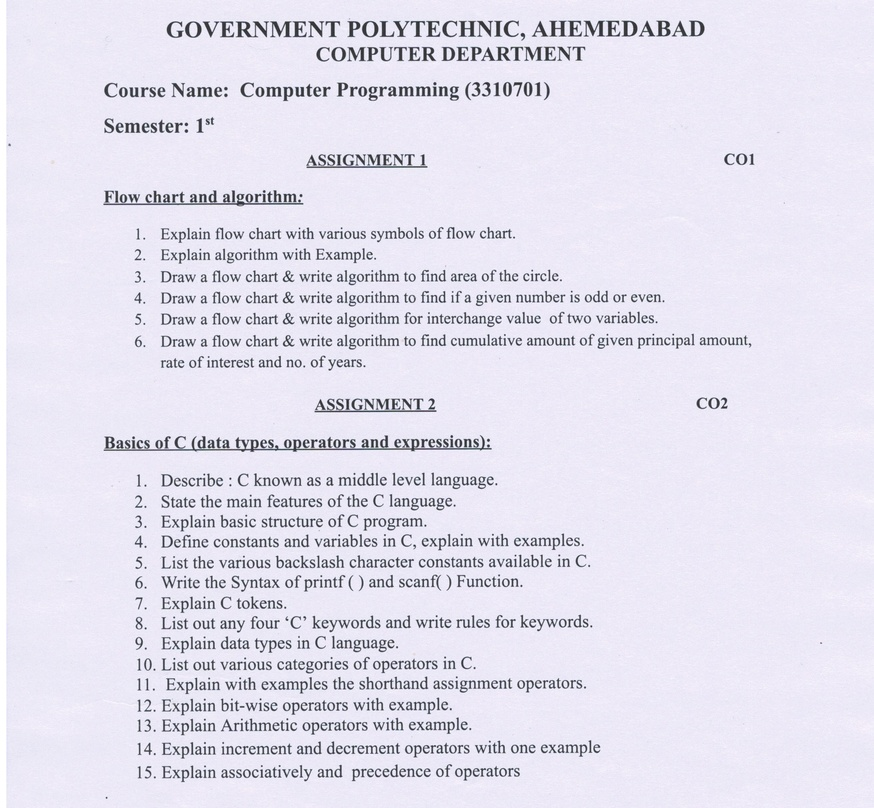
#> input picture data/data.jpg, 874 x 808 px, shrunk from 2468 x 2282 before the run
$ python -i skew.py   (imports and definitions only)
#> lines starting #> are read from the running program, lines starting #| are printed output that depends on the picture; after the words box and inside, x2 and y2 are one past the last pixel; in counts of white or black regions, pixels touching at a corner belong together
import cv2


def getSkewAngle(cvImage) -> float:
    newImage = cvImage.copy()
    gray = cv2.cvtColor(newImage, cv2.COLOR_BGR2GRAY)
    blur = cv2.GaussianBlur(gray, (9, 9), 0)
    thresh = cv2.threshold(
        blur, 0, 255, cv2.THRESH_BINARY_INV + cv2.THRESH_OTSU)[1]

    kernel = cv2.getStructuringElement(cv2.MORPH_RECT, (30, 5))
    dilate = cv2.dilate(thresh, kernel, iterations=2)

    contours, hierarchy = cv2.findContours(
        dilate, cv2.RETR_LIST, cv2.CHAIN_APPROX_SIMPLE)
    contours = sorted(contours, key=cv2.contourArea, reverse=True)
    for c in contours:
        rect = cv2.boundingRect(c)
        x, y, w, h = rect
        cv2.rectangle(newImage, (x, y), (x+w, y+h), (0, 255, 0), 2)

    largestContour = contours[0]
    print(len(contours))
    minAreaRect = cv2.minAreaRect(largestContour)
    cv2.imwrite("temp/boxes.jpg", newImage)

    angle = minAreaRect[-1]
    if angle < -45:
        angle = 90 + angle
    return -1.0 * angle


def rotateImage(cvImage, angle: float):
    newImage = cvImage.copy()
    (h, w) = newImage.shape[:2]
    center = (w // 2, h // 2)
    M = cv2.getRotationMatrix2D(center, angle, 1.0)
    newImage = cv2.warpAffine(
        newImage, M, (w, h), flags=cv2.INTER_CUBIC, borderMode=cv2.BORDER_REPLICATE)
    return newImage


def deskew(cvImage):
    angle = getSkewAngle(cvImage)
    return rotateImage(cvImage, -1.0 * angle)

>>> import cv2
>>> picture = cv2.imread('data/data.jpg')
#> picture is the input picture: shape (808, 874, 3); mean B, G, R 237.6, 224.3, 227
>>> result = deskew(picture)
#> in getSkewAngle, `blur = cv2.GaussianBlur(gray, (9, 9), 0)`:
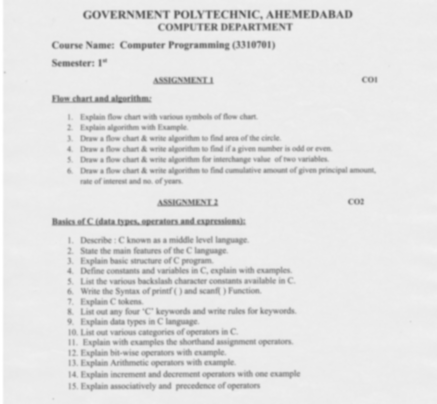
#> blur: shape (808, 874) (shown at 1/2 size); min 97, max 255, mean 226.7
#> in getSkewAngle, `thresh = cv2.threshold( blur, 0, 255, cv2.THRESH_BINARY_INV + cv2.THRE..`:
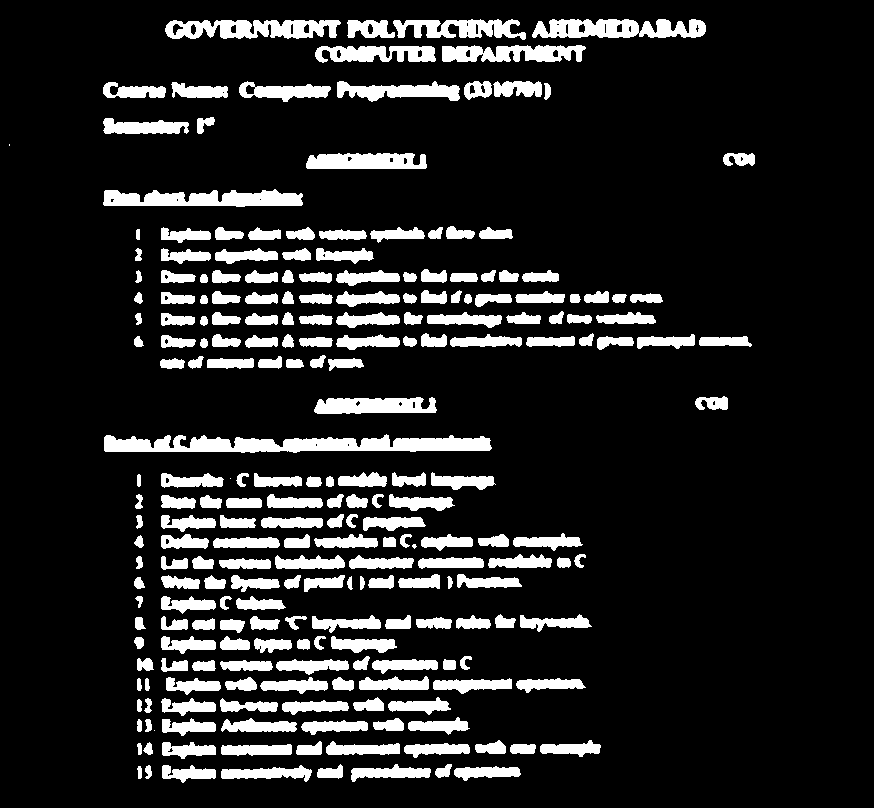
#> thresh: shape (808, 874); 13.8% white; 239 white regions (4 under 20 px), largest, box (x1, y1, x2, y2) and area: (104, 434, 492, 453) 4863, (103, 189, 303, 207) 2567, (532, 19, 706, 38) 2460
#> in getSkewAngle, `dilate = cv2.dilate(thresh, kernel, iterations=2)`:
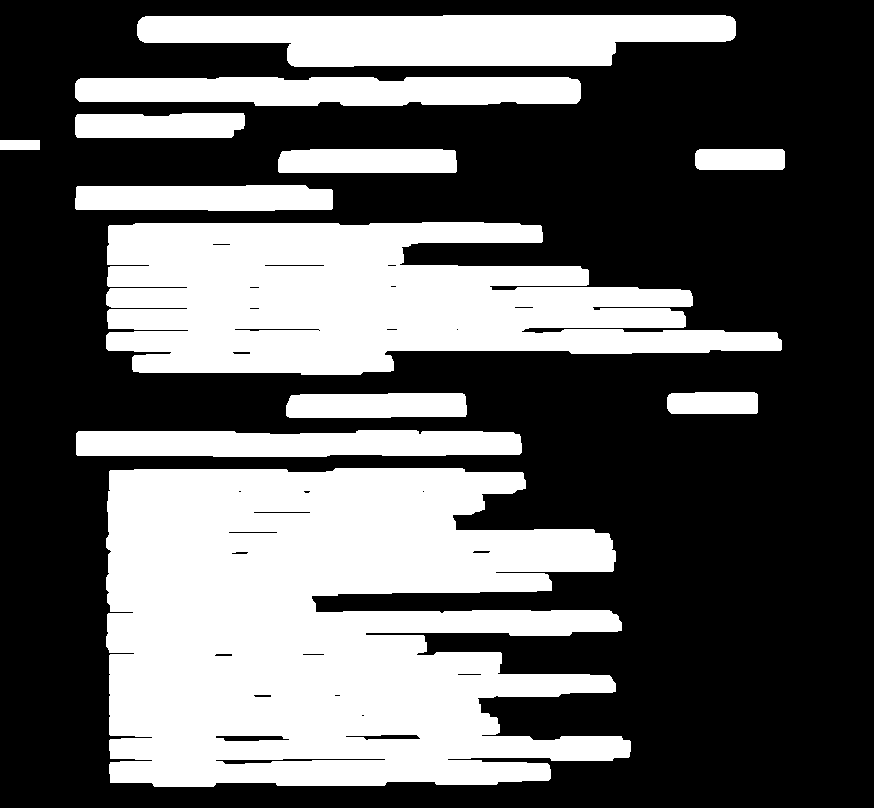
#> dilate: shape (808, 874); 38.4% white; 12 white regions
#> in getSkewAngle, `contours, hierarchy = cv2.findContours( dilate, cv2.RETR_LIST, cv2.CHA..`: contours = 40 contours, 11 with area under 20; largest, box (x1, y1, x2, y2) and area: (106, 468, 631, 787) 130432, (106, 222, 782, 375) 67825, (137, 15, 736, 67) 23176, (75, 77, 581, 106) 12589, (76, 430, 522, 457) 10378
#> the loop in getSkewAngle, `for c in contours:` made 40 passes
#> (x, y, w, h) on passes 1 to 8: (106, 468, 525, 319), (106, 222, 676, 153), (137, 15, 599, 52), (75, 77, 506, 29), (76, 430, 446, 27), (75, 185, 258, 26), (286, 393, 181, 25), (278, 149, 179, 24)
#> after the loop in getSkewAngle, `for c in contours:`:
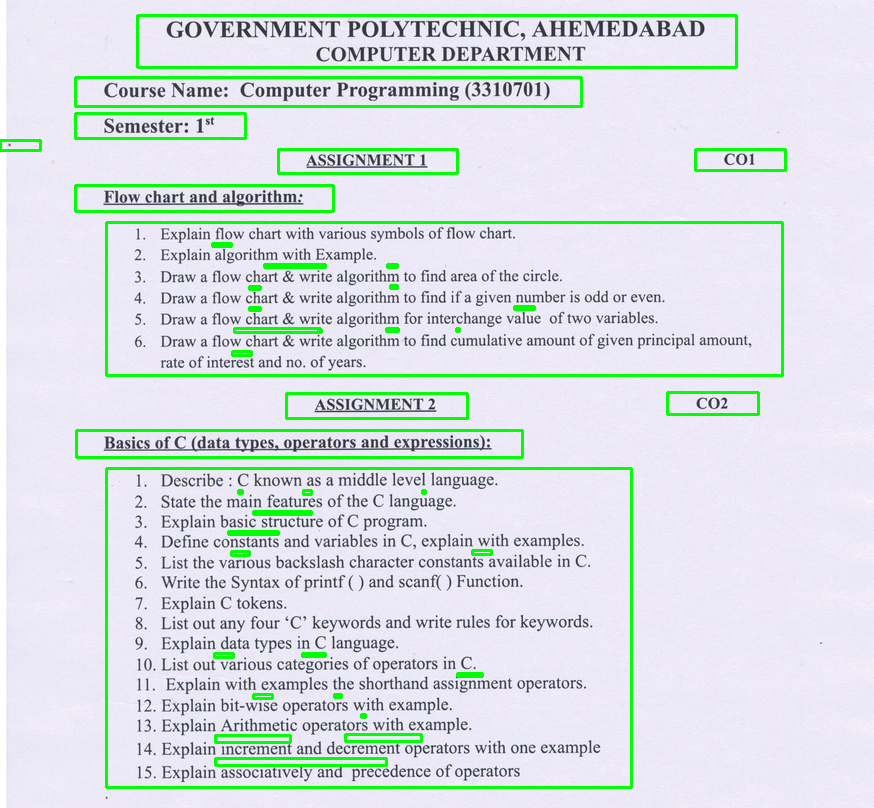
#> newImage: shape (808, 874, 3); 4.59% of pixels changed, all inside (x1, y1, x2, y2) = (0, 14, 787, 789)
#> in getSkewAngle, `largestContour = contours[0]`: largestContour = contour of 361 points, box (x1, y1, x2, y2) (106, 468, 631, 787), area 130432
#| 40
#> in getSkewAngle, `minAreaRect = cv2.minAreaRect(largestContour)`: minAreaRect = ((367.7, 626.5), (523.5, 317.4), -0.285)
#> in getSkewAngle, `angle = minAreaRect[-1]`: angle = -0.285
#> in deskew, `angle = getSkewAngle(cvImage)`: angle = 0.285
#> in rotateImage, `M = cv2.getRotationMatrix2D(center, angle, 1.0)`: M = [[1, -0.00498, 2.02], [0.00498, 1, -2.17]]
#> in rotateImage, `newImage = cv2.warpAffine( newImage, M, (w, h), flags=cv2.INTER_CUBIC,..`:
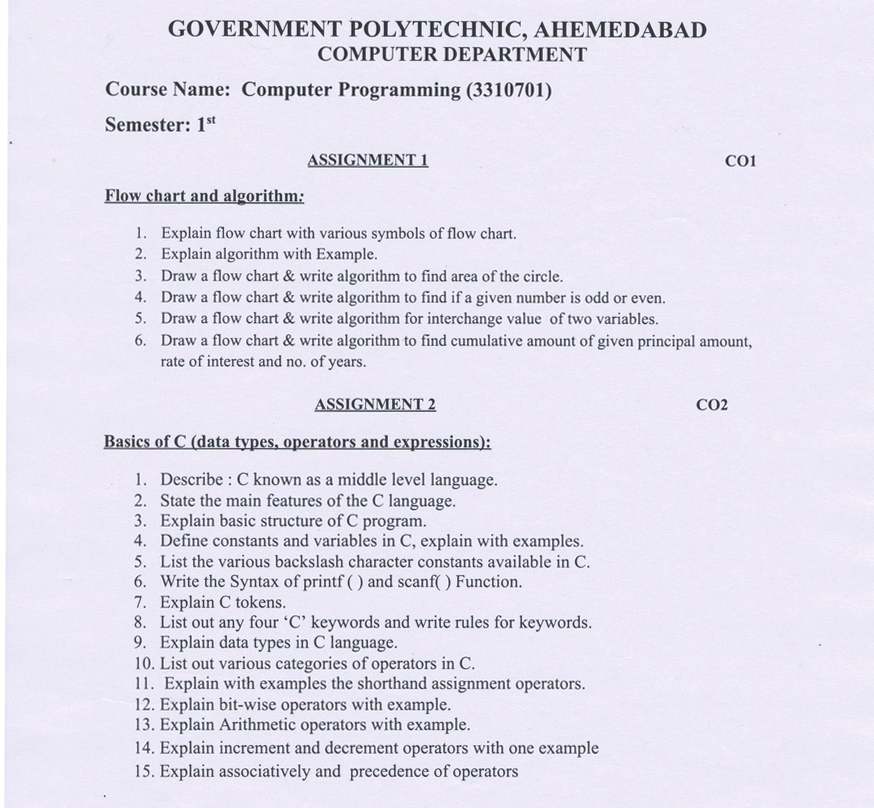
#> newImage: shape (808, 874, 3); mean B, G, R 237.5, 224.3, 227

$ run again, on data/index.jpg
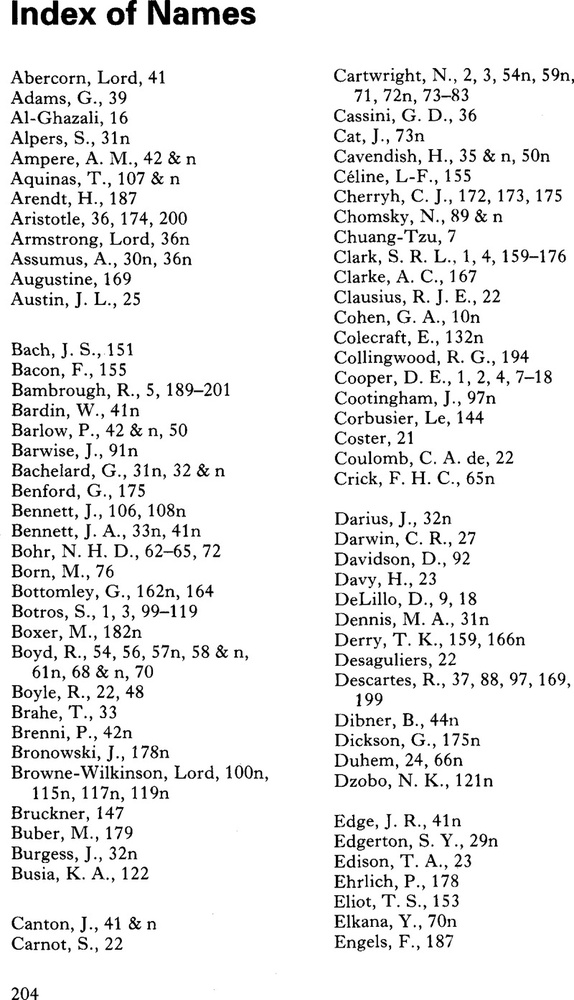
#> input picture data/index.jpg, 574 x 1000 px, shrunk from 800 x 1394 before the run
#> picture is the input picture: shape (1000, 574, 3); min 0, max 255, mean 235.8
#> in getSkewAngle, `thresh = cv2.threshold( blur, 0, 255, cv2.THRESH_BINARY_INV + cv2.THRE..`:
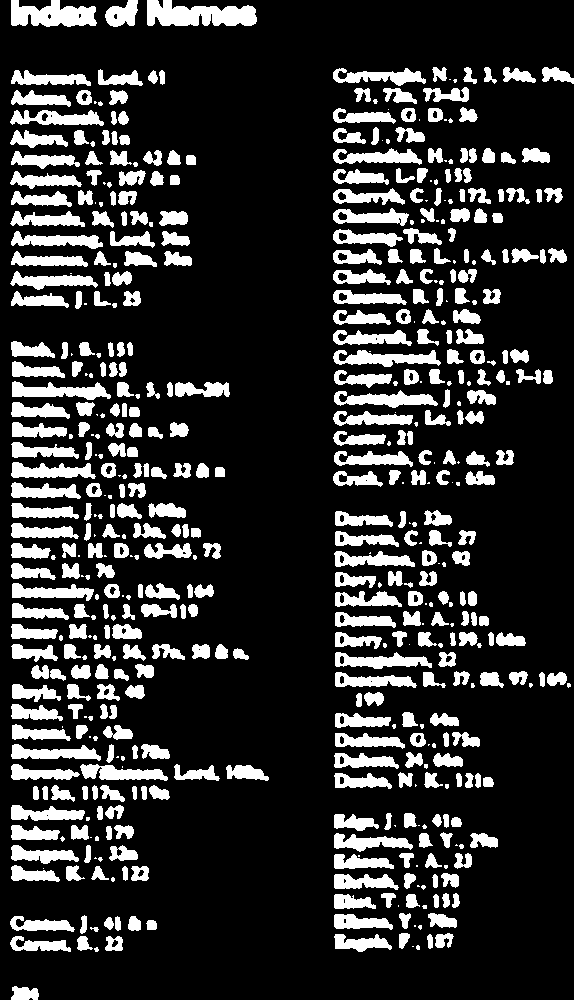
#> thresh: shape (1000, 574); 18.8% white; 554 white regions (142 under 20 px), largest, box (x1, y1, x2, y2) and area: (147, 0, 257, 26) 2079, (11, 0, 97, 27) 1629, (333, 350, 441, 367) 1053
#> dilate: shape (1000, 574); 61.4% white; 10 black regions (2 under 20 px)
#> contours = 10 contours, 1 with area under 20; largest, box (x1, y1, x2, y2) and area: (0, 337, 299, 886) 108864, (305, 63, 574, 491) 93576, (306, 506, 574, 793) 55283, (0, 65, 226, 313) 45914, (306, 809, 528, 956) 27029
#> the loop in getSkewAngle, `for c in contours:` made 10 passes
#> (x, y, w, h) on passes 1 to 8: (0, 337, 299, 549), (305, 63, 269, 428), (306, 506, 268, 287), (0, 65, 226, 248), (306, 809, 222, 147), (0, 0, 287, 31), (0, 911, 187, 45), (0, 982, 69, 18)
#> after the loop in getSkewAngle, `for c in contours:`:
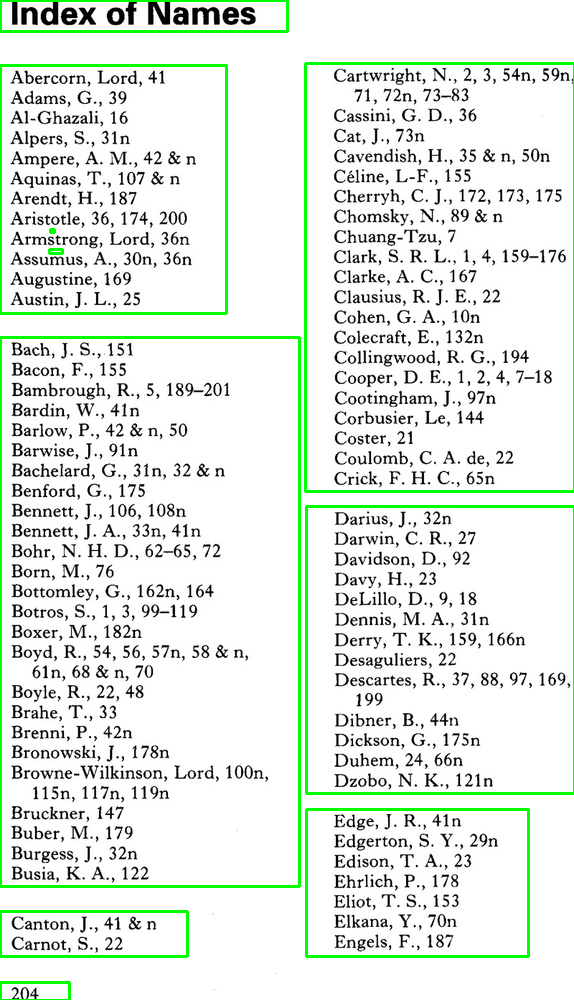
#> newImage: shape (1000, 574, 3); 3.28% of pixels changed, all inside (x1, y1, x2, y2) = (0, 0, 574, 1000)
#> largestContour = contour of 277 points, box (x1, y1, x2, y2) (0, 337, 299, 886), area 108864
#| 10
#> minAreaRect = ((149, 611), (548, 298), -90)
#> in getSkewAngle, `angle = minAreaRect[-1]`: angle = -90
#> in getSkewAngle, `angle = 90 + angle`: angle = 0
#> M = [[1, 0, 0], [0, 1, 0]]

$ run again, on data/index_02.JPG
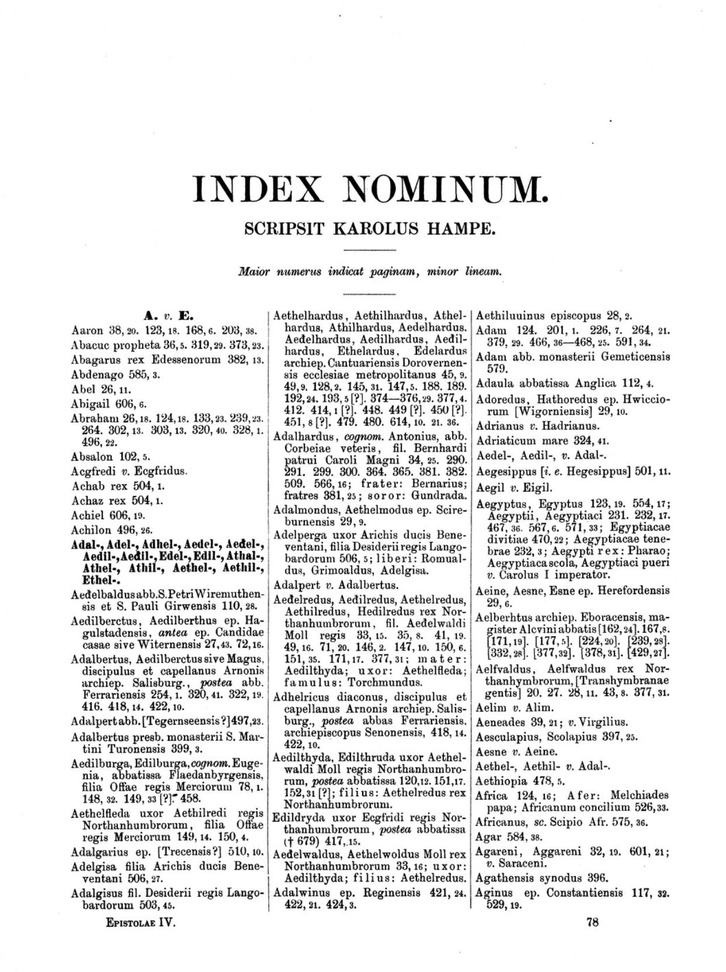
#> input picture data/index_02.JPG, 726 x 972 px, shrunk from 1243 x 1664 before the run
#> picture is the input picture: shape (972, 726, 3); min 0, max 255, mean 232.5
#> in getSkewAngle, `thresh = cv2.threshold( blur, 0, 255, cv2.THRESH_BINARY_INV + cv2.THRE..`:
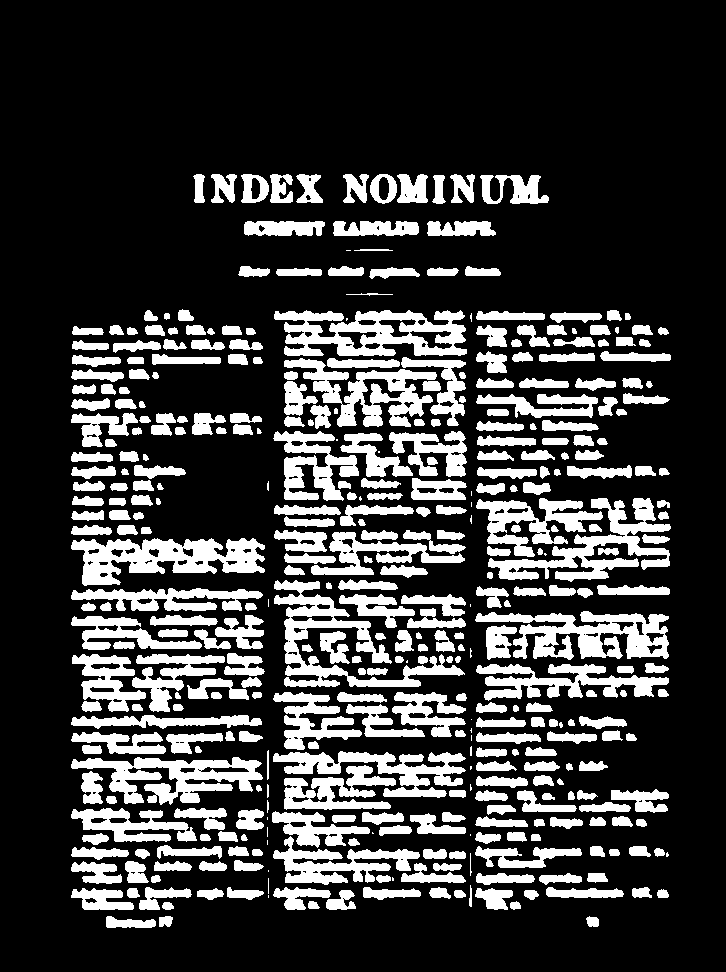
#> thresh: shape (972, 726); 23.1% white; 402 white regions (32 under 20 px), largest, box (x1, y1, x2, y2) and area: (274, 310, 467, 356) 5344, (274, 580, 465, 687) 5222, (71, 538, 265, 586) 5163
#> dilate: shape (972, 726); 55.9% white; 14 black regions
#> contours = 20 contours; largest, box (x1, y1, x2, y2) and area: (43, 305, 701, 932) 372820, (165, 170, 579, 208) 14778, (216, 217, 526, 240) 6740, (146, 438, 258, 535) 6232, (210, 262, 531, 283) 5575
#> the loop in getSkewAngle, `for c in contours:` made 20 passes
#> (x, y, w, h) on passes 1 to 8: (43, 305, 658, 627), (165, 170, 414, 38), (216, 217, 310, 23), (146, 438, 112, 97), (210, 262, 321, 21), (157, 367, 101, 43), (558, 912, 71, 19), (318, 289, 105, 11)
#> after the loop in getSkewAngle, `for c in contours:`:
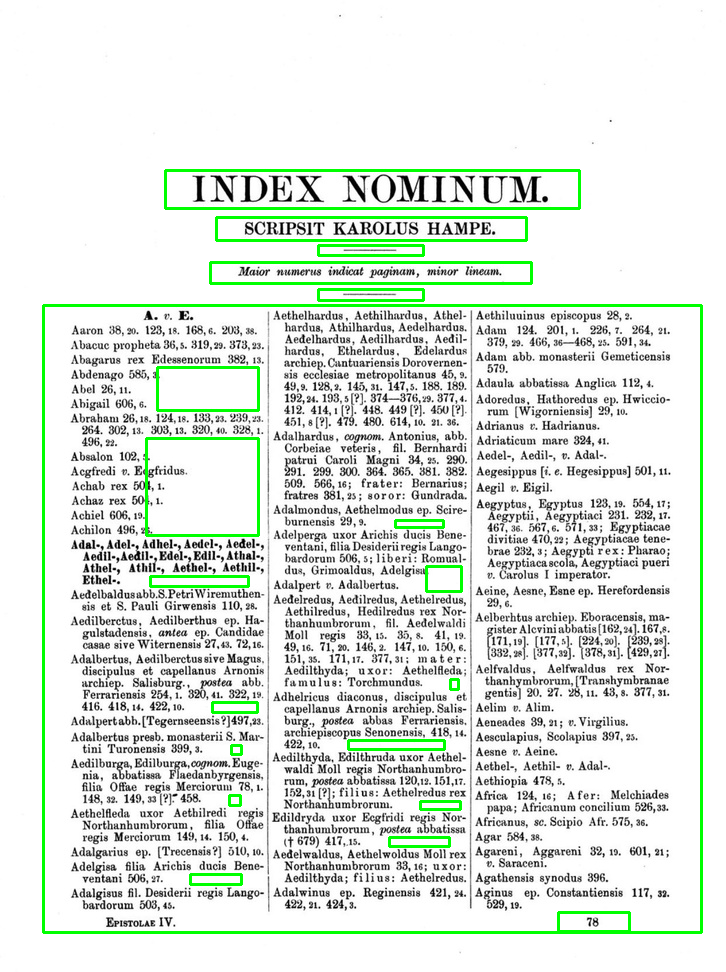
#> newImage: shape (972, 726, 3); 3.12% of pixels changed, all inside (x1, y1, x2, y2) = (42, 169, 703, 934)
#> largestContour = contour of 587 points, box (x1, y1, x2, y2) (43, 305, 701, 932), area 372820
#| 20
#> minAreaRect = ((371.5, 618), (626, 657), -90)
#> in getSkewAngle, `angle = minAreaRect[-1]`: angle = -90
#> in getSkewAngle, `angle = 90 + angle`: angle = 0
#> M = [[1, 0, 0], [0, 1, 0]]
